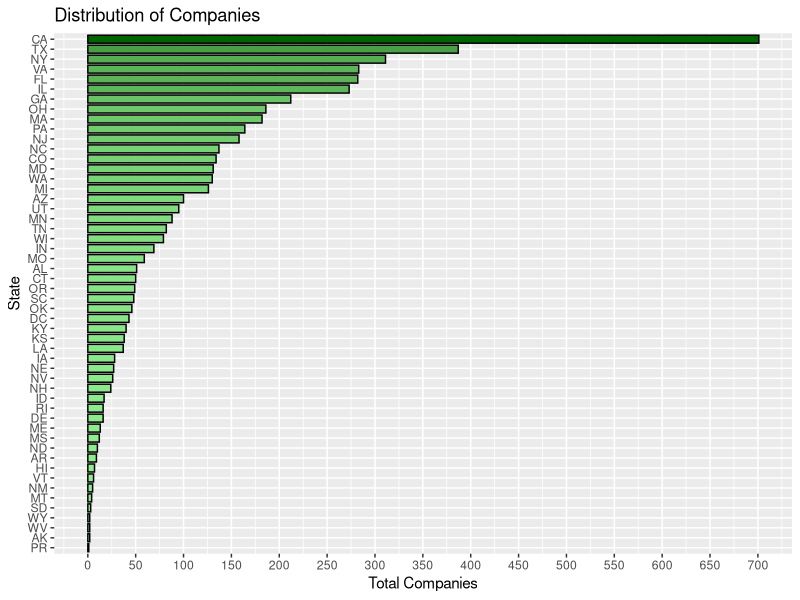
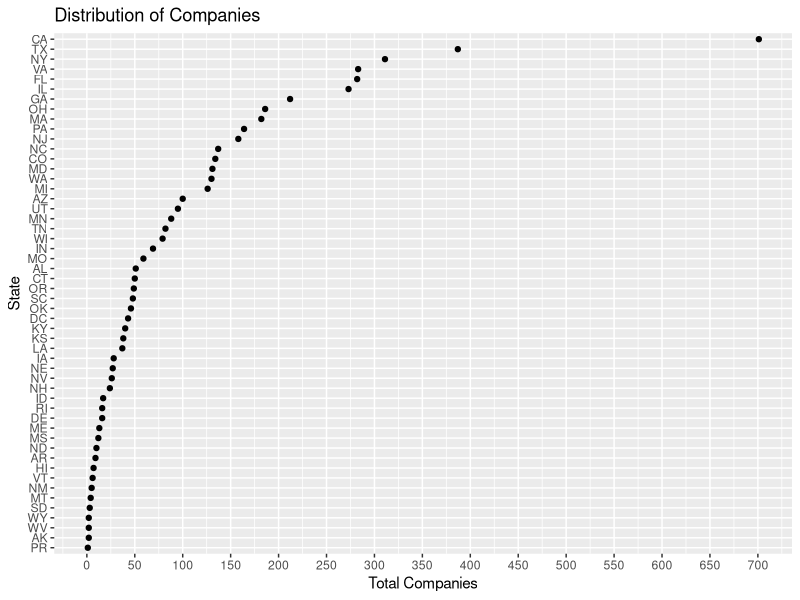
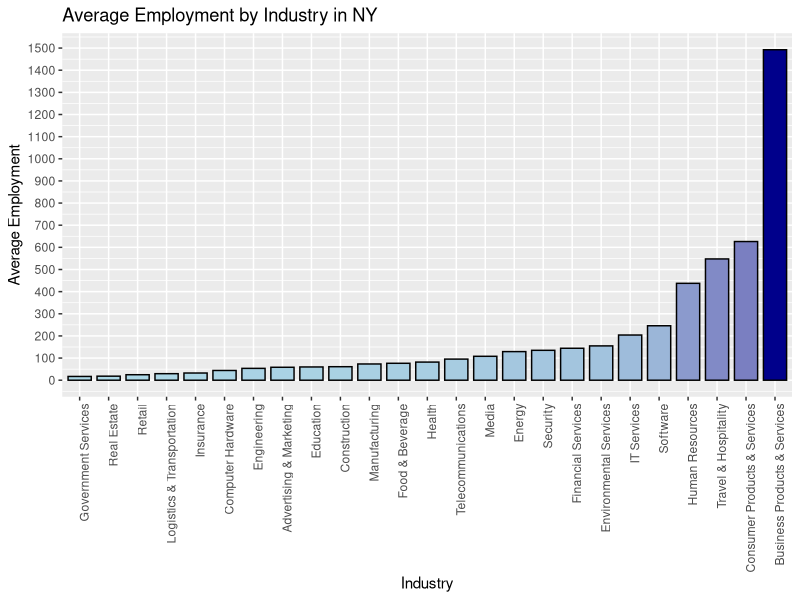
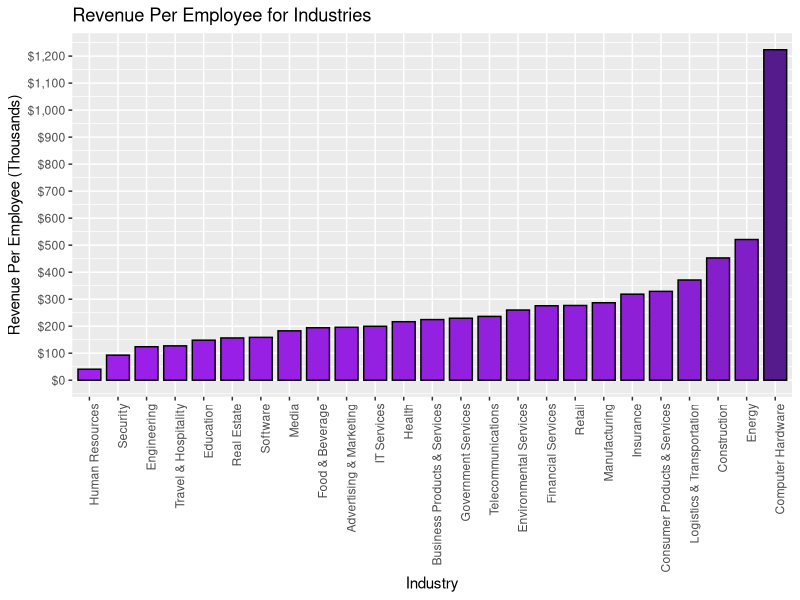
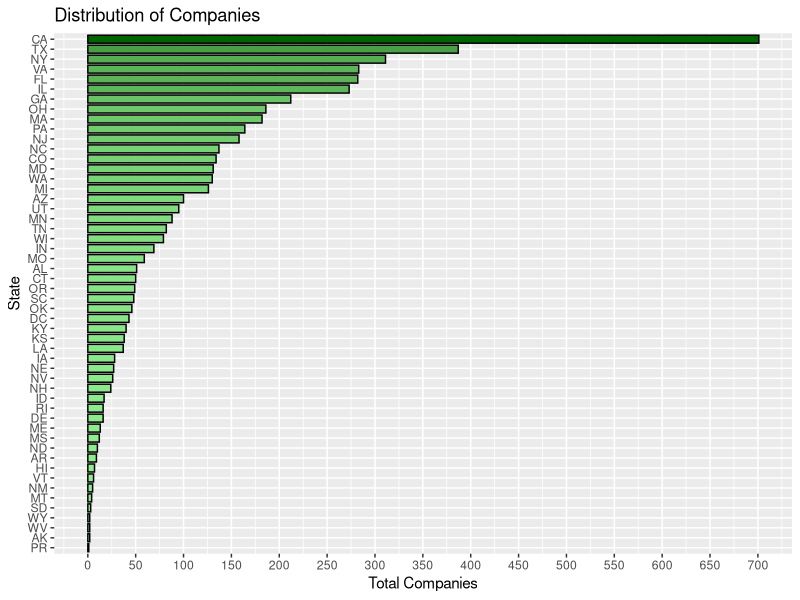
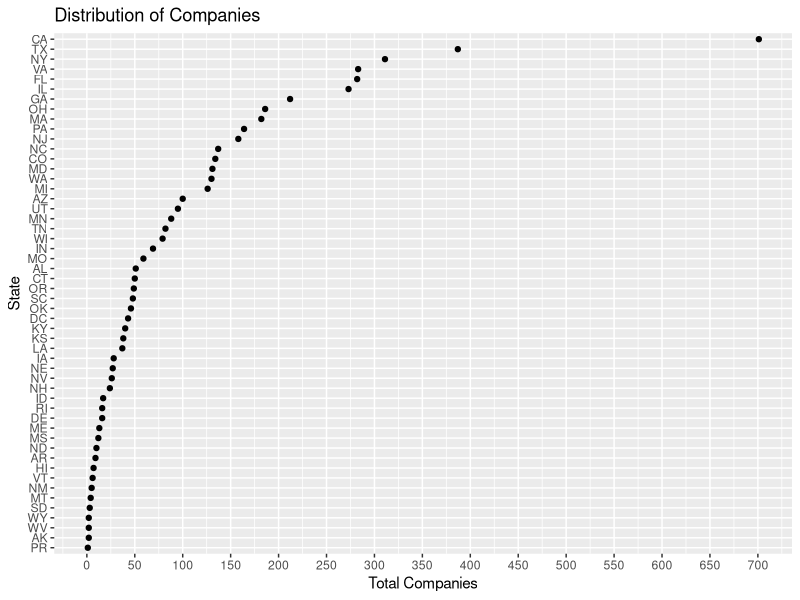
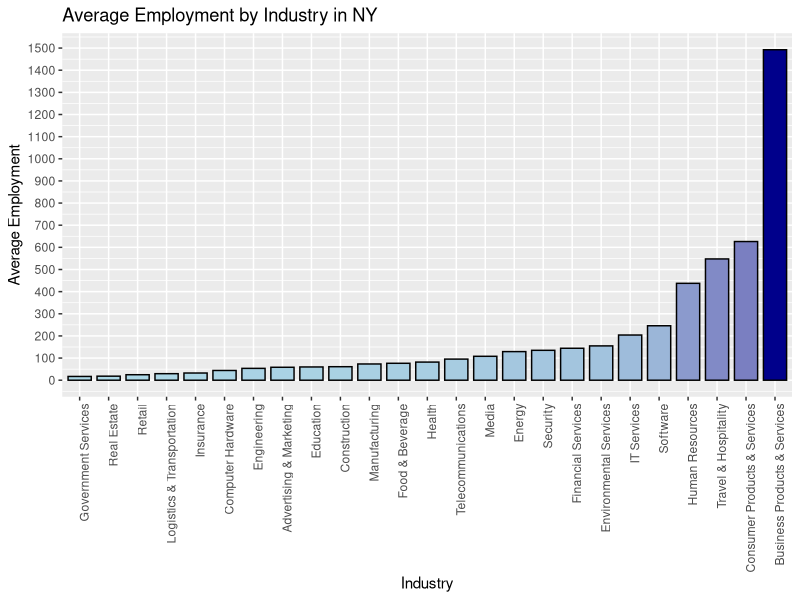
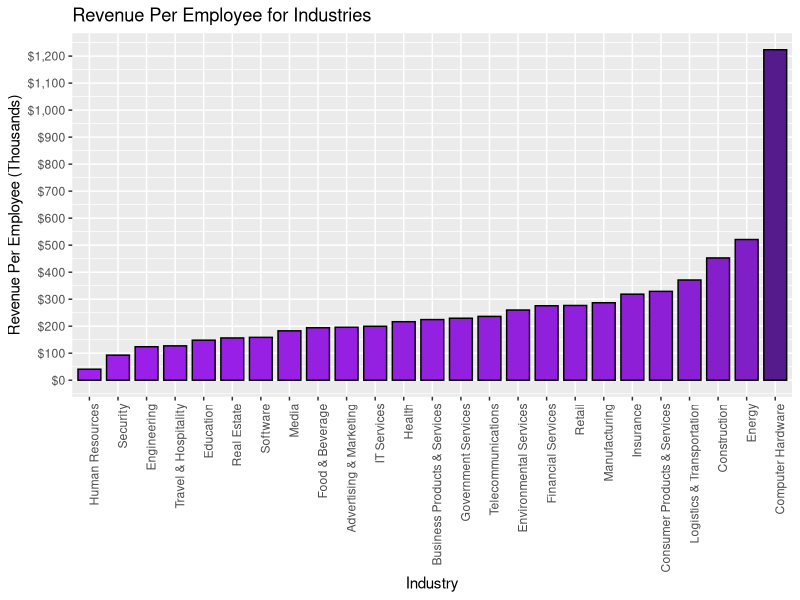

Here is the R script that generated these plots, in order:
## ---- chunk 1
knitr::opts_chunk$set(echo = TRUE)
## ---- chunk 2
options(width = 3000)
## ---- chunk 3
library(dplyr)
library(ggplot2)
## ---- chunk 4
inc5000_df = read.csv(file="Data/inc5000_data.csv", header=TRUE, sep=",")
nrow(inc5000_df)
head(inc5000_df, 20)
## ---- chunk 5
inc5000State_df = as.data.frame(inc5000_df %>% group_by(State) %>% summarise( TotalCompanies = n()))
inc5000State_df = arrange(inc5000State_df, desc(TotalCompanies))
nrow(inc5000State_df)
print(inc5000State_df)

ggplot(data = inc5000State_df, aes(x=reorder(State, TotalCompanies) , y=TotalCompanies, fill=TotalCompanies)) +
      geom_bar(stat="identity", position=position_dodge(), colour="black", width = 0.80) +  
      scale_fill_gradient(low="light green", high="dark green") + coord_flip() + 
      scale_y_continuous(breaks = scales::pretty_breaks(n = 20)) + guides(fill=FALSE) +
      ggtitle("Distribution of Companies") + xlab("State") + ylab("Total Companies") 

ggsave("Figure1.png")

ggplot(data = inc5000State_df, aes(x=reorder(State, TotalCompanies) , y=TotalCompanies, fill=TotalCompanies)) +
      geom_point() +
      scale_fill_gradient(low="light green", high="dark green") + coord_flip() + 
      scale_y_continuous(breaks = scales::pretty_breaks(n = 20)) + guides(fill=FALSE) +
      ggtitle("Distribution of Companies") + xlab("State") + ylab("Total Companies") 

ggsave("Figure11.png")
## ---- chunk 6
nrow(inc5000_df)
incComplete_df <- as.data.frame(inc5000_df %>% filter(complete.cases(.))) #only include complete cases
nrow(incComplete_df)
incCompleteNY_df = filter(incComplete_df, State == "NY")
incCompleteNY_df = select(incCompleteNY_df, matches("Name|Growth_Rate|Revenue|Industry|Employees|State"))
incCompleteNY_df = arrange(incCompleteNY_df, Industry)
nrow(incCompleteNY_df)
print(incCompleteNY_df)

incCompleteNY_Group_df = as.data.frame(incCompleteNY_df %>% group_by(Industry) 
                              %>% summarise( TotalEmployees = sum(Employees), TotalCompanies = n()))
incCompleteNY_Group_df = arrange(incCompleteNY_Group_df, desc(TotalEmployees))
print(incCompleteNY_Group_df)

calcAverage = function(employees, companies) {
  round(employees/companies, 2)
}

incCompleteNY_Group_df = mutate(incCompleteNY_Group_df, AvgEmployees=calcAverage(TotalEmployees, TotalCompanies))
print (incCompleteNY_Group_df)

ggplot(data = incCompleteNY_Group_df, aes(x=reorder(Industry, AvgEmployees) , y=AvgEmployees, fill=AvgEmployees)) +
      geom_bar(stat="identity", position=position_dodge(), colour="black", width = 0.80) +  
      scale_fill_gradient(low="light blue", high="dark blue") +
      scale_y_continuous(breaks = scales::pretty_breaks(n = 20)) + guides(fill=FALSE) +
      theme(axis.text.x=element_text(angle=90,hjust=1)) +
      ggtitle("Average Employment by Industry in NY") + xlab("Industry") + ylab("Average Employment") 

ggsave("Figure2.png")
## ---- chunk 7
incComplete_df = arrange(incComplete_df, Industry)
nrow(incComplete_df)

incComplete_Group_df = as.data.frame(incComplete_df %>% group_by(Industry) 
                       %>% summarise( TotalEmployees = sum(Employees), TotalRevenue = sum(Revenue), TotalCompanies = n()))
print(incComplete_Group_df)

calcRevenuePerEmployee = function(TotalRevenue, TotalEmployees) {
  return (round(TotalRevenue/(TotalEmployees*1000), 2))
}

incComplete_Group_df = mutate(incComplete_Group_df, RevenuePerEmployee=calcRevenuePerEmployee(TotalRevenue, TotalEmployees))
incComplete_Group_df = arrange(incComplete_Group_df, desc(RevenuePerEmployee))
print (incComplete_Group_df)

ggplot(data = incComplete_Group_df, aes(x=reorder(Industry, RevenuePerEmployee) , 
                                        y=RevenuePerEmployee, fill=RevenuePerEmployee)) +
      geom_bar(stat="identity", position=position_dodge(), colour="black", width = 0.80) +  
      scale_fill_gradient(low="purple", high="purple4") + 
      scale_y_continuous(labels=scales::dollar, breaks = scales::pretty_breaks(n = 10)) + guides(fill=FALSE) +
      theme(axis.text.x=element_text(angle=90,hjust=1)) +
      ggtitle("Revenue Per Employee for Industries") + xlab("Industry") + ylab("Revenue Per Employee (Thousands)") 

ggsave("Figure3.png")

